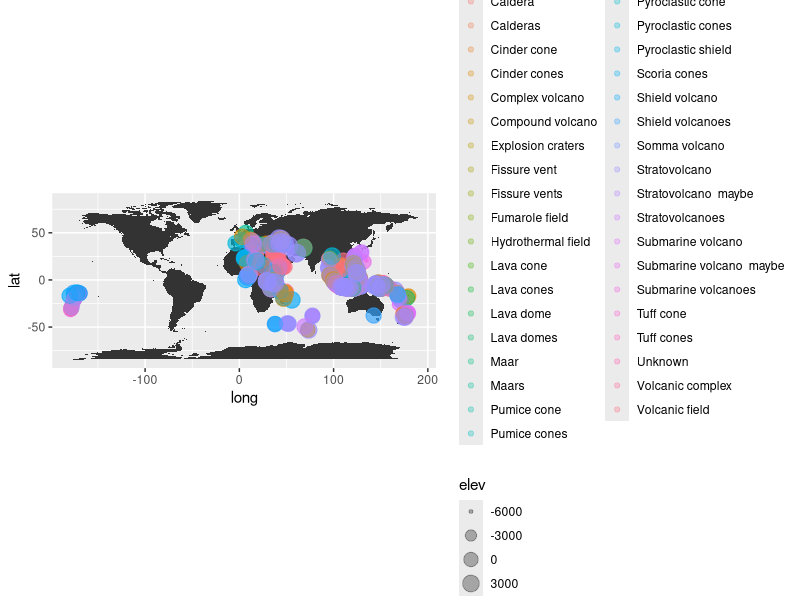
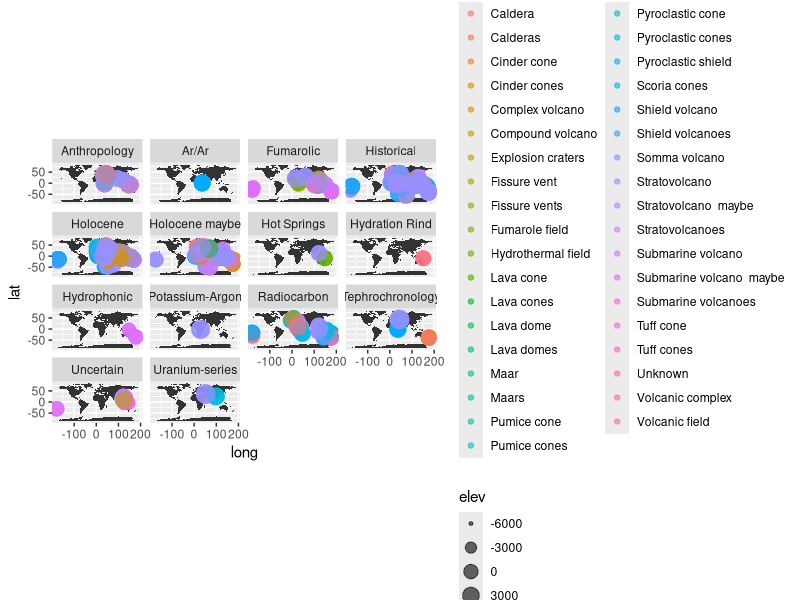
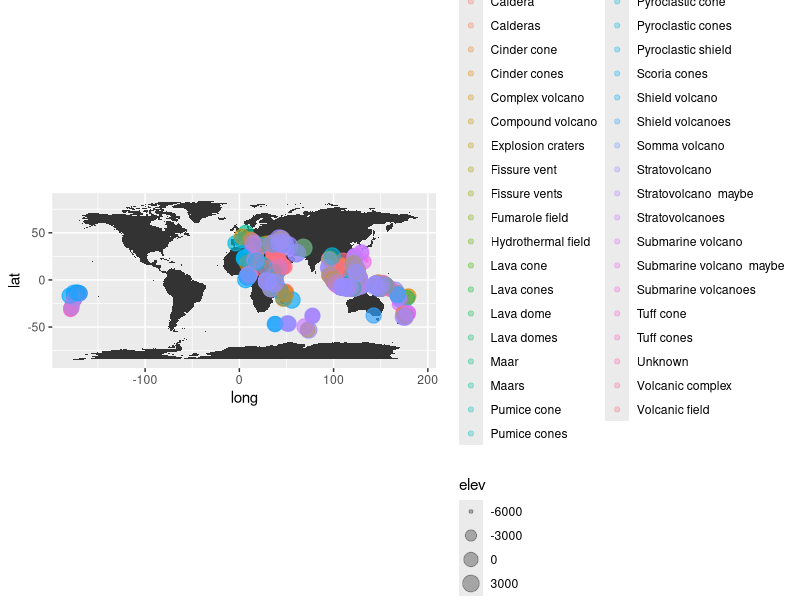
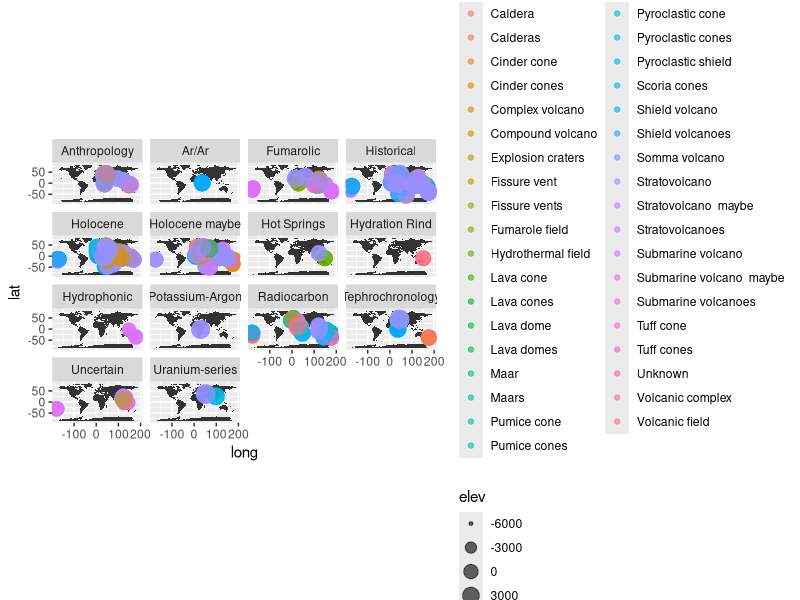

Reproduce these figures in R, in order.
library(ggplot2)
library(maps)

#Import the saved cleaned data from source1
vo <- read.delim("volcano.tsv")
summary(vo)

#Get the world map
world_map <- map_data("world")
#Make a base plot
p <- ggplot() + coord_fixed()
#Then add the map to this plot
base_world <- p + geom_polygon(data=world_map,
                               aes(x=long,
                                   y=lat,
                                   group=group))


#Set the data to be plotted
geo_data <- data.frame(long=vo$long,
                       lat=vo$lat,
                       elev=vo$Elev,Type=vo$Type,
                       Facet=rep(vo$Status, 3),2)

#Plot the volcano data onto this map, control the colour and area according to volcano type and elevation
base_world+geom_point(data=geo_data, aes(x=long,y=lat,size=elev,colour=Type),position="jitter",
                      alpha=I(0.3))
ggsave("vocmap.png")

base_world+geom_point(data=geo_data, aes(x=long,y=lat,size=elev,colour=Type),position="jitter",
                      alpha=I(0.6)) + facet_wrap(~Facet)

ggsave("vocmaptype.png")
